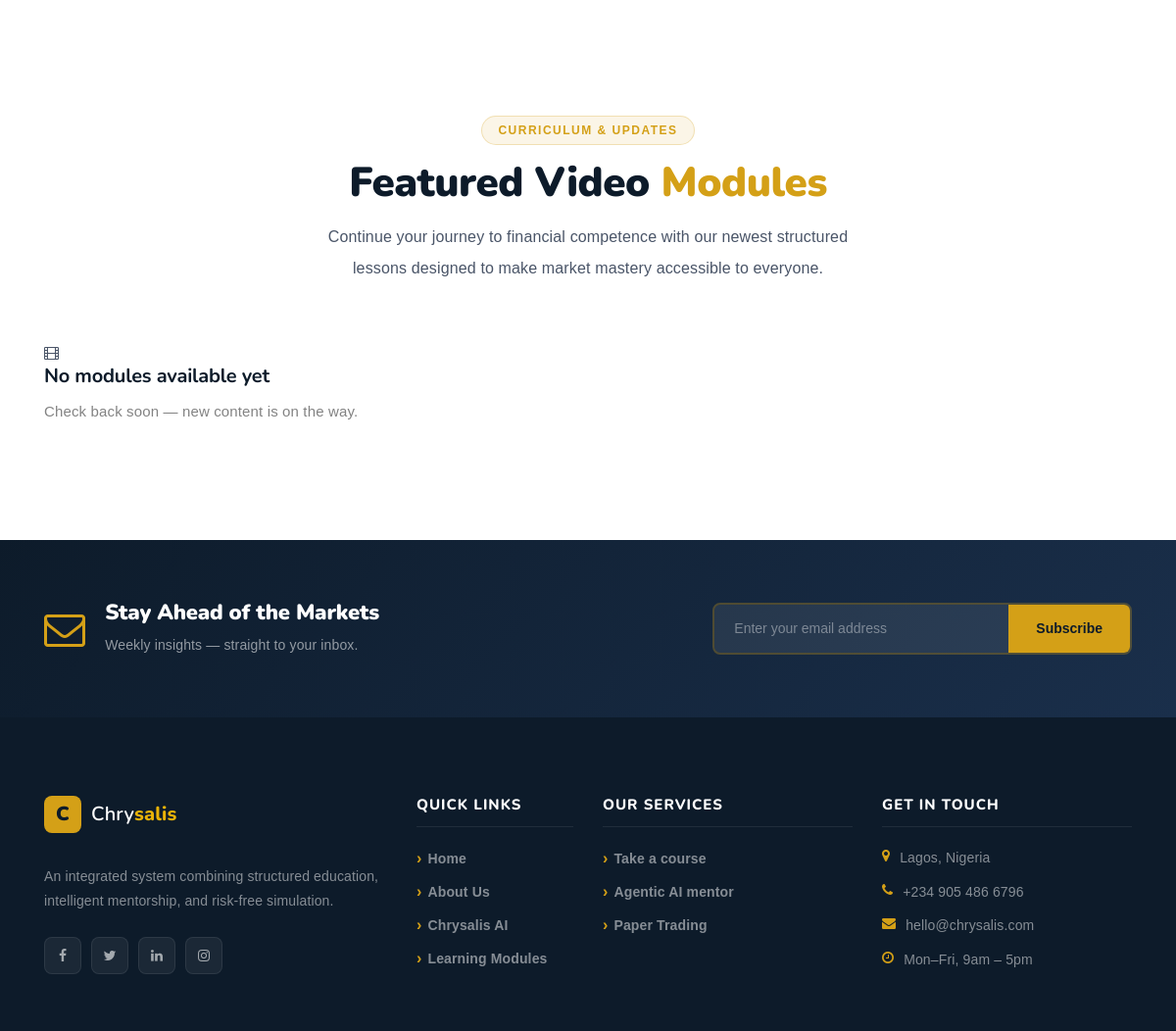
/ (signed in, lower part), run on an earlier commit of the app's database.
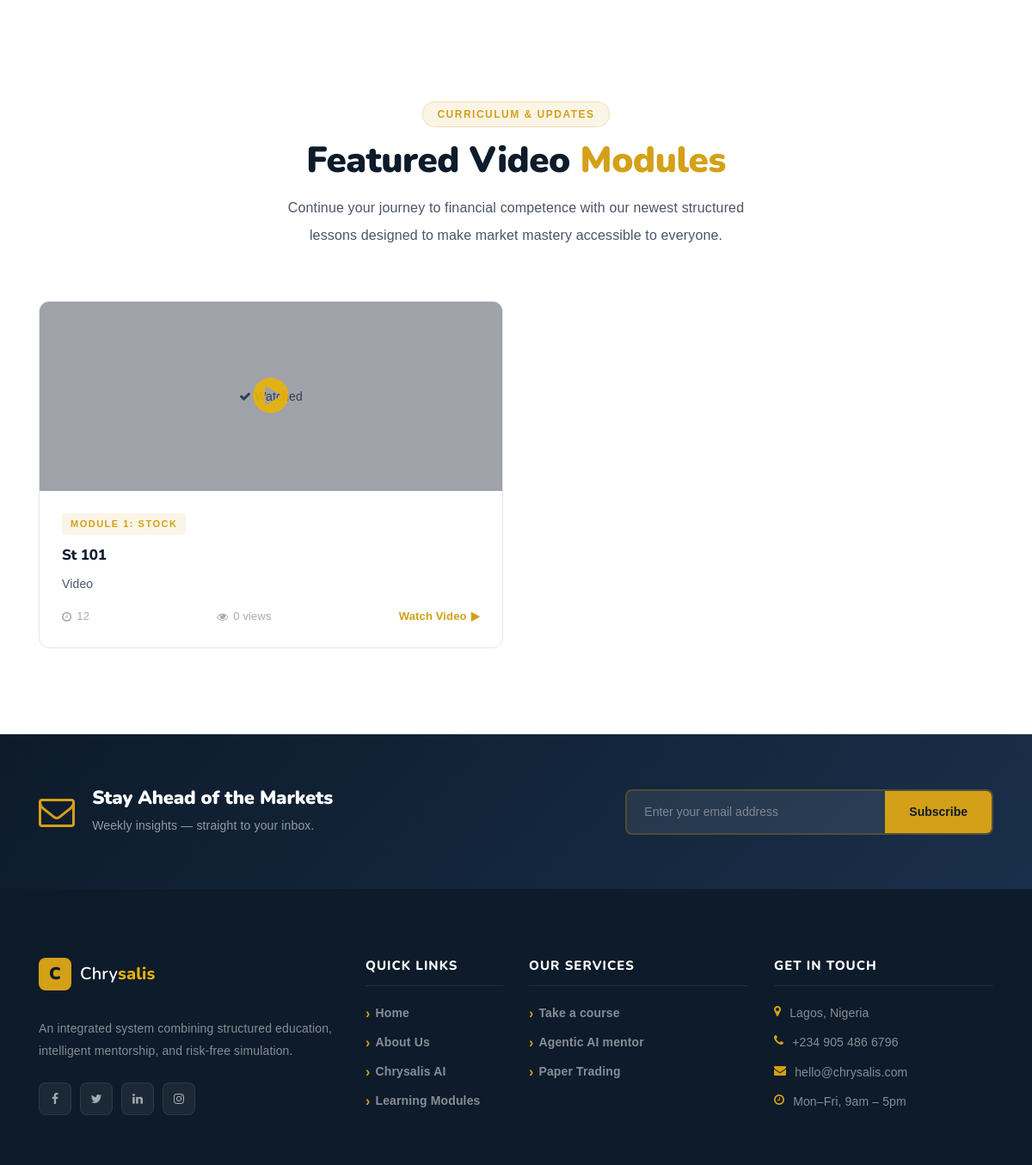
And on a later commit of the database.
### learn/models.py (models this page shows, shortened)
class Video(models.Model):
    title = models.CharField(max_length=200)
    slug = models.SlugField(unique=True)
    category = models.ForeignKey(LearningCategory, on_delete=models.CASCADE, related_name='videos')
    description = models.TextField()
    video_url = models.FileField(upload_to='videos/', null=True, blank=True)  # Local video
    youtube_url = models.URLField(blank=True)  # Alternative: YouTube embed
    thumbnail = models.ImageField(upload_to='thumbnails/', blank=True, null=True)
    duration = models.CharField(max_length=20, help_text="e.g., 12:45")  # Minutes
    module_number = models.PositiveIntegerField(default=1)
    is_featured = models.BooleanField(default=False)
    views = models.PositiveIntegerField(default=0)
    created_at = models.DateTimeField(auto_now_add=True)
    updated_at = models.DateTimeField(auto_now=True)
    class Meta:
        ordering = ['category__order', 'module_number']

class UserVideoProgress(models.Model):
    user = models.ForeignKey(settings.AUTH_USER_MODEL, on_delete=models.CASCADE)
    video = models.ForeignKey(Video, on_delete=models.CASCADE)
    watched = models.BooleanField(default=False)
    watch_time = models.PositiveIntegerField(default=0, help_text="Seconds watched")
    last_watched = models.DateTimeField(auto_now=True)
    class Meta:
        unique_together = ('user', 'video')

class LearningCategory(models.Model):
    name = models.CharField(max_length=100)
    slug = models.SlugField(unique=True)
    description = models.TextField(blank=True)
    icon = models.CharField(max_length=50, blank=True)  # Font Awesome class
    order = models.PositiveIntegerField(default=1)
    class Meta:
        ordering = ['order']
        verbose_name_plural = "Learning Categories"

### users/views.py (the view)
# urls.py: path('', index, name='index'),
def index(requests):
    all_videos = Video.objects.select_related('category').all()
    context = {
        'all_videos': all_videos,
    }
    return render(requests, 'index.html', context)

### templates/index.html (shortened to what the changed rows need)
{% extends "util/base.html" %}
{% load static %}
{% block content %}
    <section class="ve-section ve-insights-section">
        <div class="container">
            <div class="ve-section-header text-center">
                <h2>Featured Video <span>Modules</span></h2>
            </div>
            {% if user.is_authenticated %}
                <div class="row">
                    {% for video in all_videos %}
                        <div class="col-12 col-md-6 wow fadeInUp video-card-col"
                                data-wow-delay="{{ forloop.counter0 }}00ms"
                                data-title="{{ video.title|lower }}"
                                data-category="{{ video.category.slug }}">
                            <div class="ve-insight-card">
                                <div class="ve-insight-img bg-img"
                                        style="background-image: url({% if video.thumbnail %}{{ video.thumbnail.url }}{% else %}{% static 'img/bg-img/placeholder.jpg' %}{% endif %});">
                                    <div class="play-button-overlay">
                                        <i class="fa fa-play-circle"></i>
                                    </div>
                                    {% if request.user.is_authenticated %}
                                        {% for progress in request.user.uservideoprogress_set.all %}
                                            {% if progress.video_id == video.id and progress.watched %}
                                            <span class="ve-watched-badge"><i class="fa fa-check"></i> Watched</span>
                                            {% endif %}
                                        {% endfor %}
                                    {% endif %}
                                </div>
                                <div class="ve-insight-body">
                                    <span class="ve-insight-cat">
                                        Module {{ video.module_number }}: {{ video.category.name }}
                                    </span>
                                    <h5>
                                        <a href="{% url 'video_detail' video.slug %}">
                                            {{ video.title }}
                                        </a>
                                    </h5>
                                    <p>{{ video.description|truncatewords:20 }}</p>
                                    <div class="ve-insight-meta">
                                        <span><i class="fa fa-clock-o"></i> {{ video.duration }}</span>
                                        <span><i class="fa fa-eye"></i> {{ video.views }} views</span>
                                        {% if video.video_url %}
                                        <a href="javascript:void(0);"
                                            onclick="playVideo('{{ video.video_url.url }}', {{ video.id }})">
                                            Watch Video <i class="fa fa-play"></i>
                                        </a>
                                        {% elif video.youtube_url %}
                                        <a href="{{ video.youtube_url }}" target="_blank" rel="noopener">
                                            Watch on YouTube <i class="fa fa-youtube-play"></i>
                                        </a>
                                        {% endif %}
                                    </div>
                                </div>
                            </div>
                        </div>
                        {% empty %}
                        <div class="col-12">
                            <div class="ve-empty-state">
                                <i class="fa fa-film"></i>
                                <h5>No modules available yet</h5>
                                <p>Check back soon — new content is on the way.</p>
                            </div>
                        </div>
                        {% endfor %}
                    </div>
                </div>
                {% else %}
                <div class="ve-nav-cta">
                    <a href="{% url 'login' %}" class="ve-cta-btn">
                        Login / Register to view courses <i class="fa fa-arrow-right"></i>
                    </a>
                </div>
                {% endif %}
    </section>
{% endblock content %}

What changed in the data, as far as the page shows it:
added Video: module_number "1", category.name "STOCK", title "St 101", description "Video", duration "12", views "0"
added UserVideoProgress: watched True (drawn)
Also different on the page:
text no longer shown: "No modules available yet Check back soon — new content is on the way."
